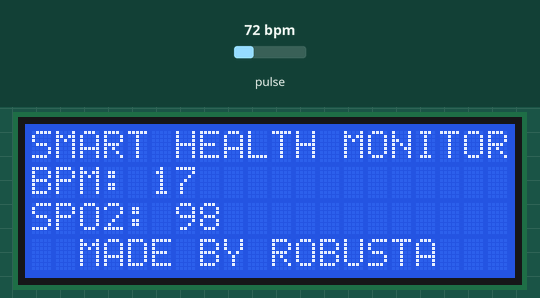
The sketch below on a simulated Arduino Uno, built with avr-gcc and run on an emulated ATmega328P. On the bench: 20×4 character LCD. The inputs (shaded band) are chosen by the test bench; at power-on: pulse 72 bpm. What the sketch prints to the serial monitor is not drawn.

Above: at 1.2 s.
1.3 s: pulse set to 130 bpm
At 3.2 s:
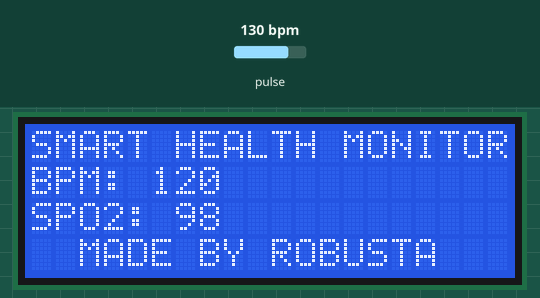
3.3 s: pulse set to 70 bpm
At 4.4 s:
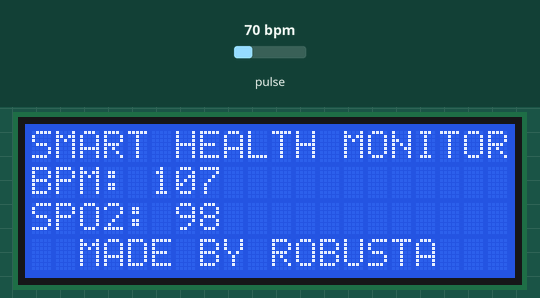
6.0 s: pulse set to 158 bpm
At 7.8 s:
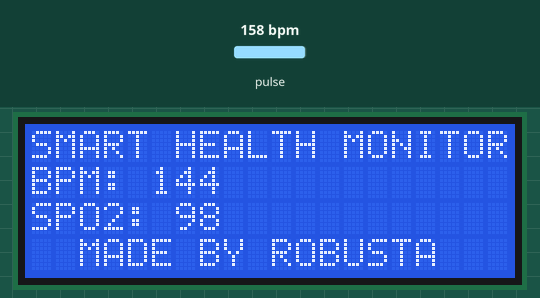
7.9 s: pulse set to 42 bpm
At 10.2 s:
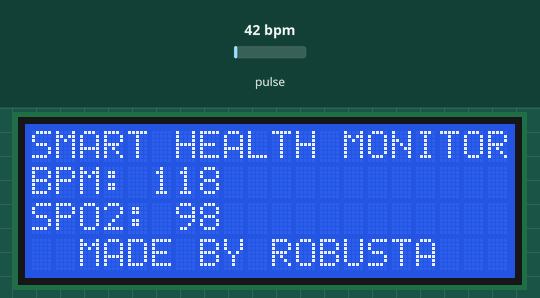
Timing chart, 0 to 11.7 s (numbered marks = the images above; inputs shaded):
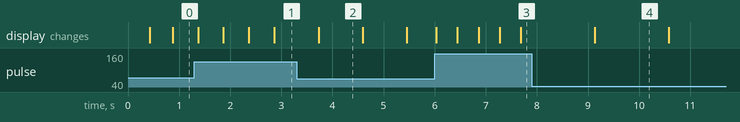

The sketch:

Avra_today_2.ino
```cpp
#include <Wire.h>
#include "MAX30105.h"
#include <LiquidCrystal.h>

#include "heartRate.h"

MAX30105 particleSensor;
LiquidCrystal lcd(2,3,4,5,6,7);

const byte RATE_SIZE = 4; //Increase this for more averaging. 4 is good.
byte rates[RATE_SIZE]; //Array of heart rates
byte rateSpot = 0;
long lastBeat = 0; //Time at which the last beat occurred

float beatsPerMinute;
int beatAvg;

void setup()
{
  Serial.begin(9600);

  lcd.begin(20, 4);
  lcd.setCursor(0,0);
  lcd.print("SMART HEALTH MONITOR");
  lcd.setCursor(0,3);
  lcd.print("  MADE BY ROBUSTA");

  Serial.println("Initializing...");

  // Initialize sensor
  if (!particleSensor.begin(Wire, I2C_SPEED_FAST)) //Use default I2C port, 400kHz speed
  {
    Serial.println("MAX30105 was not found. Please check wiring/power. ");
    while (1);
  }
  Serial.println("Place your index finger on the sensor with steady pressure.");

  particleSensor.setup(); //Configure sensor with default settings
  particleSensor.setPulseAmplitudeRed(0x0A); //Turn Red LED to low to indicate sensor is running
  particleSensor.setPulseAmplitudeGreen(0); //Turn off Green LED
}

void loop()
{
  long irValue = particleSensor.getIR();

  if (checkForBeat(irValue) == true)
  {
    //We sensed a beat!
    long delta = millis() - lastBeat;
    lastBeat = millis();

    beatsPerMinute = 60 / (delta / 1000.0);

    if (beatsPerMinute < 255 && beatsPerMinute > 20)
    {
      rates[rateSpot++] = (byte)beatsPerMinute; //Store this reading in the array
      rateSpot %= RATE_SIZE; //Wrap variable

      //Take average of readings
      beatAvg = 0;
      for (byte x = 0 ; x < RATE_SIZE ; x++)
        beatAvg += rates[x];
      beatAvg /= RATE_SIZE;
    }
  }

  Serial.print("IR=");
  Serial.print(irValue);
  Serial.print(", BPM=");
  Serial.print(beatsPerMinute);
  Serial.print(", Avg BPM=");
  Serial.print(beatAvg);

  if (irValue < 50000)
    Serial.print(" No finger?");

  Serial.println();

  lcd.setCursor(0,1);
  lcd.print("BPM: ");
  lcd.print(beatAvg);

  //delay(5000);

    if (irValue>50000)
 {
  {
  lcd.setCursor(0,2);
  lcd.print("SPO2: ");
  lcd.print("96");
  }
     //delay(3000);

  {
  lcd.setCursor(0,2);
  lcd.print("SPO2: ");
  lcd.print("97");
  }
     //delay(2500);

  {
  lcd.setCursor(0,2);
  lcd.print("SPO2: ");
  lcd.print("98");
  }
     //delay(4000);

  {
  lcd.setCursor(0,2);
  lcd.print("SPO2: ");
  lcd.print("98");
  }
     //delay(5000);

  {
  lcd.setCursor(0,2);
  lcd.print("SPO2: ");
  lcd.print("97");
  }
     //delay(6000);
  {
  lcd.setCursor(0,2);
  lcd.print("SPO2: ");
  lcd.print("98");

  }
     //delay(8000);

  {
  lcd.setCursor(0,2);
  lcd.print("SPO2: ");
  lcd.print("98");
  }
     //delay(4000);

  {
  lcd.setCursor(0,2);
  lcd.print("SPO2: ");
  lcd.print("99");
  }
     //delay(6500);

  {
  lcd.setCursor(0,2);
  lcd.print("SPO2: ");
  lcd.print("97");
  }
     //delay(5000);

  {
  lcd.setCursor(0,2);
  lcd.print("SPO2: ");
  lcd.print("98");

  }
     //delay(6000);

  {
  lcd.setCursor(0,2);
  lcd.print("SPO2: ");
  lcd.print("97");
  }
     //delay(4000);

  {
  lcd.setCursor(0,2);
  lcd.print("SPO2: ");
  lcd.print("96");
  }
     //delay(8000);

  {
  lcd.setCursor(0,2);
  lcd.print("SPO2: ");
  lcd.print("99");
  }
     //delay(5000);

  {
  lcd.setCursor(0,2);
  lcd.print("SPO2: ");
  lcd.print("96");
  }
     //delay(2000);

  {
  lcd.setCursor(0,2);
  lcd.print("SPO2: ");
  lcd.print("98");

  }
     //delay(5000);

  {
  lcd.setCursor(0,2);
  lcd.print("SPO2: ");
  lcd.print("99");
  }
     //delay(3500);

  {
  lcd.setCursor(0,2);
  lcd.print("SPO2: ");
  lcd.print("98");

  }
     //delay(5000);

  {
  lcd.setCursor(0,2);
  lcd.print("SPO2: ");
  lcd.print("99");

  }
     //delay(8000);

  {
  lcd.setCursor(0,2);
  lcd.print("SPO2: ");
  lcd.print("98");
  }   //delay(3000);

  {
  lcd.setCursor(0,2);
  lcd.print("SPO2: ");
  lcd.print("99");
  }

     //delay(5000);

  {
  lcd.setCursor(0,2);
  lcd.print("SPO2: ");
  lcd.print("98");
  }
     //delay(5000);

  {
  lcd.setCursor(0,2);
  lcd.print("SPO2: ");
  lcd.print("98");
  }
     //delay(7000);

  {
  lcd.setCursor(0,2);
  lcd.print("SPO2: ");
  lcd.print("99");
  }
     //delay(5000);

  {
  lcd.setCursor(0,2);
  lcd.print("SPO2: ");
  lcd.print("98");
  }
    //delay(2000);
 }
 else if (irValue<50000)
 {
  lcd.setCursor(0,2);
  lcd.print("SPO2: ");
  lcd.print("0");
  }
}
```

Measured:
- after the input at 3.3 s, the display: changes after 0.43 s (image 2)
- after the input at 7.9 s, the display: changes after 1.2 s (image 4)
- what the display in image 2 shows lasts 0.9 s, from 3.7 s to 4.6 s
